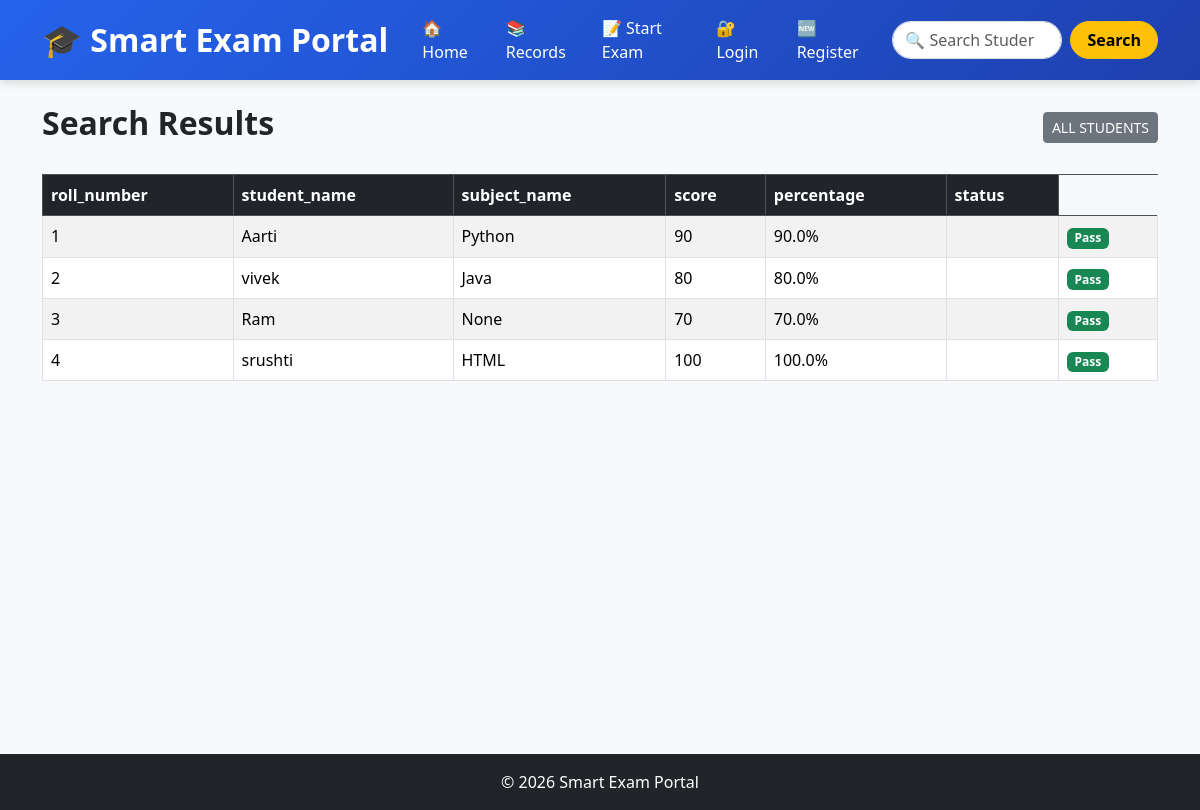
Screenshot of /search with the database file from the repository.
### tables this page shows
CREATE TABLE students (
    id INTEGER PRIMARY KEY AUTOINCREMENT,
    roll_number INTEGER,
    subject_name TEXT,
    student_name TEXT,
    score INTEGER,
    percentage REAL,
    exam_date TEXT
, subject_id INTEGER, photo TEXT DEFAULT 'default.jpg');

CREATE TABLE subjects (
        id INTEGER PRIMARY KEY AUTOINCREMENT,
        name TEXT NOT NULL UNIQUE
    );

### smart_exam_portal/app.py (the view)
@app.route("/search")
def search():
    q = request.args.get("q", "")
    conn = get_db()
    if q:
        students = conn.execute("""
            SELECT
                students.id,
                students.roll_number,
                students.student_name,
                students.score,
                students.percentage,
                students.exam_date,
                students.photo,
                subjects.name AS subject_name
            FROM students
            LEFT JOIN subjects
            ON students.subject_id = subjects.id
            WHERE students.student_name LIKE ?
            OR CAST(students.roll_number AS TEXT) LIKE ?
        """, (f"%{q}%", f"%{q}%")).fetchall()
    else:
        students = conn.execute("""
            SELECT
                students.id,
                students.roll_number,
                students.student_name,
                students.score,
                students.percentage,
                students.exam_date,
                subjects.name AS subject_name
            FROM students
            LEFT JOIN subjects
            ON students.subject_id = subjects.id
        """).fetchall()
    conn.close()
    return render_template(
        "search.html",
        students=students,
        query=q
    )

### smart_exam_portal/database.py (called while the page is built)
def get_db():
    conn = sqlite3.connect("myproject.db")
    conn.row_factory = sqlite3.Row
    return conn

### smart_exam_portal/templates/search.html (shortened to what this page needs)
{% extends "base.html" %}
{% block content %}
<div class="d-flex justify-content-between align-items-center mb-4">
    <h2 class="fw-bold">Search Results</h2>
    <a href="{{ url_for('records') }}"
       class="btn btn-secondary btn-sm">
        ALL STUDENTS
    </a>
</div>
{% if students|length > 0 %}
<table class="table table-striped table-bordered table-hover">
    <thead class="table-dark">
        <tr>
            <th>roll_number</th>
            <th>student_name</th>
            <th>subject_name</th>
            <th>score</th>
            <th>percentage</th>
            <th>status</th>
        </tr>
    </thead>
    <tbody>
        {% for student in students %}
        <tr>
            <td>{{ student.roll_number }}</td>
            <td>{{ student.student_name }}</td>
            <td>{{ student.subject_name }}</td>
            <td>{{ student.score }}</td>
            <td>{{ student.percentage }}%</td>
            <td>{{ student.status }}</td>
            <td>
                {% if student.percentage >= 40 %}
                    <span class="badge bg-success">
                        Pass
                    </span>
                {% else %}
                    <span class="badge bg-danger">
                        Fail
                    </span>
                {% endif %}
            </td>
        </tr>
        {% endfor %}
    </tbody>
</table>
{% endif %}
{% endblock %}

### smart_exam_portal/templates/base.html (style rules this page uses)
body { background-color:#f8f9fa; }

### rows the page displays
students: roll_number "1", student_name "Aarti", subject_name "Python", score "90", percentage "90.0", shows "Pass"
students: roll_number "2", student_name "vivek", subject_name "Java", score "80", percentage "80.0", shows "Pass"
students: roll_number "3", student_name "Ram", subject_name "None", score "70", percentage "70.0", shows "Pass"
students: roll_number "4", student_name "srushti", subject_name "HTML", score "100", percentage "100.0", shows "Pass"
